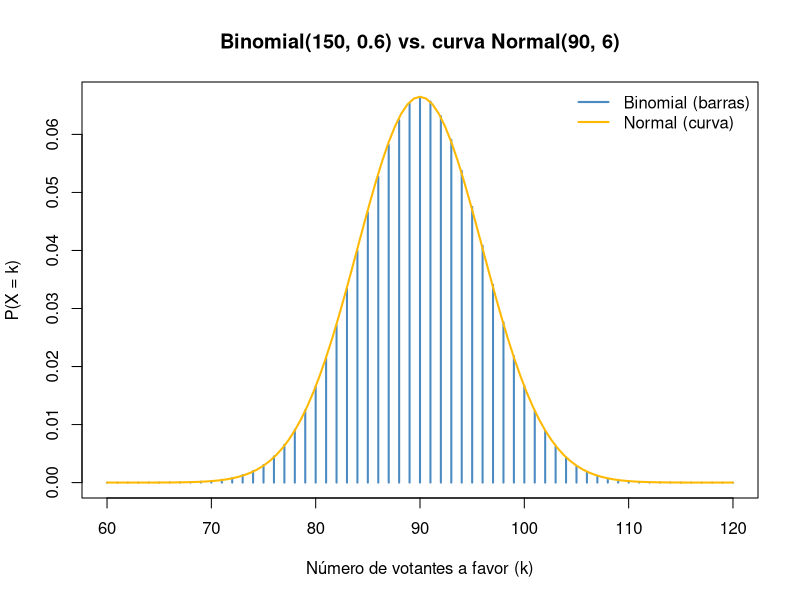
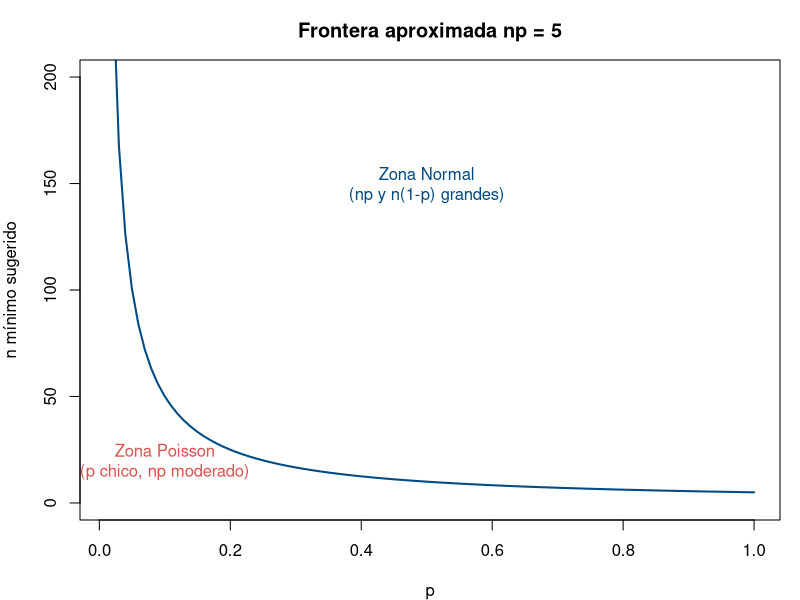

The R script that drew these images, in order:
## ---- chunk 1
n <- 150; p <- 0.6
mu <- n * p
sigma <- sqrt(n * p * (1 - p))
c(mu = mu, sigma = sigma)

x <- 60:120
plot(x, dbinom(x, n, p), type = "h", lwd = 2, col = "#4B8BC2",
     xlab = "Número de votantes a favor (k)", ylab = "P(X = k)",
     main = "Binomial(150, 0.6) vs. curva Normal(90, 6)")
curve(dnorm(x, mean = mu, sd = sigma), add = TRUE, col = "#FFB903", lwd = 2)
legend("topright", legend = c("Binomial (barras)", "Normal (curva)"),
       col = c("#4B8BC2", "#FFB903"), lwd = 2, bty = "n")
## ---- chunk 2
mu <- 90; sigma <- 6

exacto <- 1 - pbinom(99, 150, 0.6)                  # P(X >= 100), fórmula binomial exacta
aprox_con_cc  <- 1 - pnorm(99.5, mean = mu, sd = sigma)   # con corrección: arranca en 99.5
aprox_sin_cc  <- 1 - pnorm(100,  mean = mu, sd = sigma)   # sin corrección (el error común)

c(exacto = exacto, aprox_con_correccion = aprox_con_cc, aprox_sin_correccion = aprox_sin_cc)
## ---- chunk 3
n2 <- 30; p2 <- 0.02
mu2 <- n2 * p2; sigma2 <- sqrt(n2 * p2 * (1 - p2))

exacto2      <- dbinom(0, n2, p2)
aprox_normal <- pnorm(0.5, mu2, sigma2) - pnorm(-0.5, mu2, sigma2)
aprox_poisson <- dpois(0, lambda = mu2)   # la aproximación del Tema P6b

c(exacto = exacto2, aprox_normal = aprox_normal, aprox_poisson = aprox_poisson)
## ---- chunk 4
# La normal ni siquiera "sabe" que X no puede ser negativo:
pnorm(-0.5, mu2, sigma2)   # probabilidad (absurda) de que Y sea menor que -0.5
## ---- chunk 5
#| label: fig-mapa-aproximaciones
#| fig-cap: "Cuál aproximación usar según n y p"
par(mar = c(4, 4, 3, 1))
curve(5/x, from = 0.01, to = 1, col = "#004B85", lwd = 2,
      xlab = "p", ylab = "n mínimo sugerido",
      main = "Frontera aproximada np = 5", ylim = c(0, 200))
text(0.5, 150, "Zona Normal\n(np y n(1-p) grandes)", col = "#004B85")
text(0.1, 20, "Zona Poisson\n(p chico, np moderado)", col = "#D9534F")
